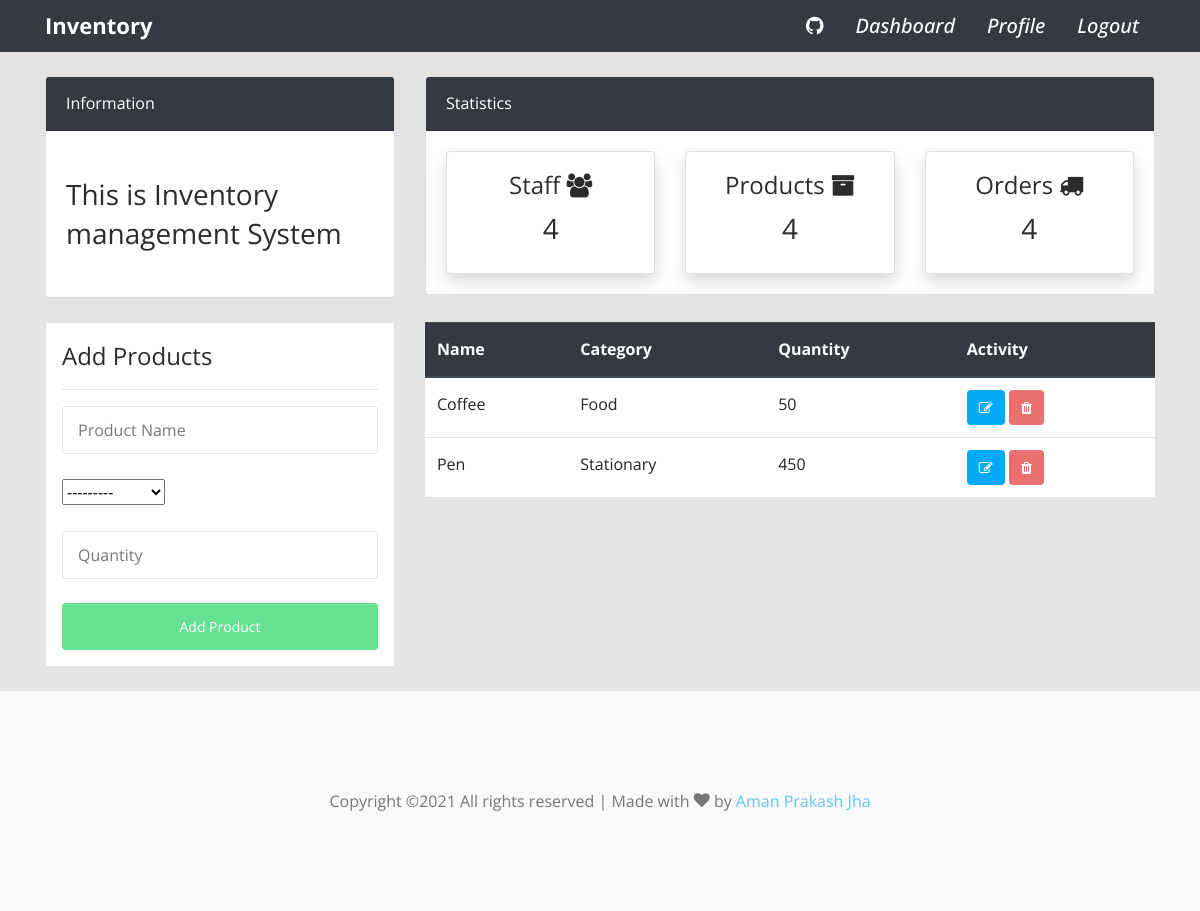
Screenshot of /product/ (signed in) with the database file from the repository.
### dashboard/models.py (models this page shows, shortened)
class Product(models.Model):
    name = models.CharField(max_length=100,null=True)
    category = models.CharField(max_length=100, choices=cat_choices,null=True)
    quantity = models.PositiveIntegerField(null=True)
    class Meta:
        verbose_name_plural = 'Product'
        ordering = ['category']

### dashboard/views.py (the view, shortened to what this page needs)
# urls.py: path('product/',views.product,name="product"),
@login_required(login_url='login')
def product(request):
    pro = Product.objects.all()
    form = AddProduct()
    return render(request,"dashboard/products.html",{'form':form,'product':pro})

### dashboard/forms.py
class AddProduct(forms.ModelForm):
    class Meta:
        model = Product
        fields = ['name','category','quantity']
    def __init__(self, *args, **kwargs):
        super(AddProduct,self).__init__(*args, **kwargs)
        self.fields['name'].widget = forms.TextInput(attrs={'type':'text','id':'name','name':'name','class':'form-control','placeholder':'Product Name'})
        self.fields['quantity'].widget = forms.NumberInput(attrs={'type':'number','class':'form-control','id':'quantity','name':'quantity','placeholder':'Quantity'})

### templates/dashboard/products.html (shortened to what this page needs)
{% extends 'main.html' %}
{% block content %}
{% include "snippets/top.html" %}
<div class="container">
    <div class="row my-4">
        <div class="col-md-4">
            <div class="border bg-white p-3">
                <h4>Add Products</h4>
                <hr>
                <form method="POST">
                  <div class="form-group">
                    {{form.name}}
                  </div>
                  <div class="form-group">
                    {{form.category}}
                  </div>
                  <div class="form-group">
                    {{form.quantity}}
                  </div>
                    <input class="btn btn-success btn-block" type="submit" value="Add Product">
                </form>
            </div>
        </div>
        <div class="col-md-8">
            <table class="table bg-white table-responsive-sm">
                <thead class="thead-dark">
                  <tr>
                    <th scope="col">Name</th>
                    <th scope="col">Category</th>
                    <th scope="col">Quantity</th>
                    <th scope="col">Activity</th>
                  </tr>
                </thead>
                <tbody>
                  {% for p in product %}
                  <tr>
                    <td>{{p.name}}</td>
                    <td>{{p.category}}</td>
                    <td>{{p.quantity}}</td>
                    <td>
                        <a class="btn btn-info btn-sm" href="{% url 'edit' p.id %}"><i class="fa fa-pencil-square-o"></i></a>
                        <button class="btn btn-danger btn-sm" data-toggle="modal" data-target="#exampleModalCenter"><i class="fa fa-trash"></i></button>
                    </td>
                  </tr>
                  {% endfor %}
                </tbody>
              </table>
        </div>
    </div>
</div>
{% endblock %}

### templates/main.html (style rules this page uses)
body { background-color: rgb(230, 227,227); }

### rows the page displays
Product: name "Coffee", category "Food", quantity "50"
Product: name "Pen", category "Stationary", quantity "450"
